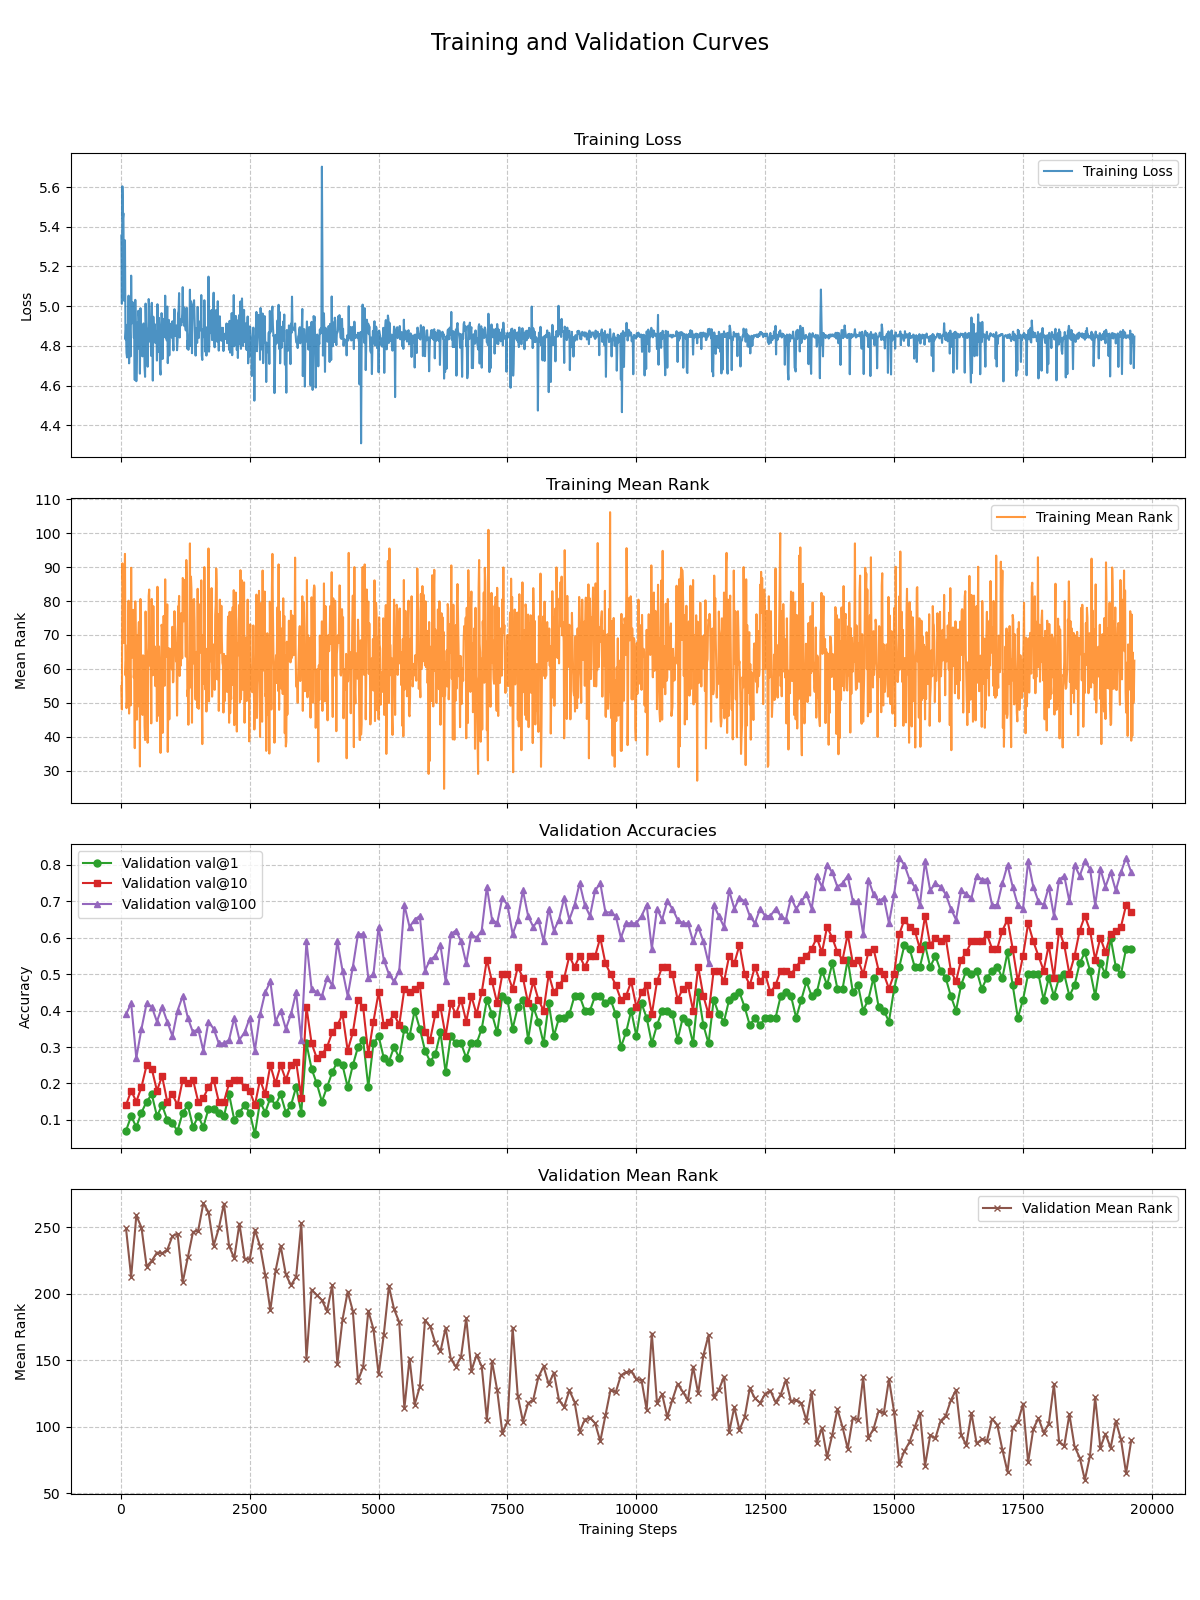

Source code (Python):
#!/usr/bin/env python3
import re
import matplotlib.pyplot as plt
import argparse
import numpy as np

def parse_log_file(log_file_path):
    """
    Parses the training log file to extract metrics.
    """
    train_steps_list, train_losses_list, train_mean_ranks_list = [], [], []
    val_steps_list, val_acc1_list, val_acc10_list, val_acc100_list, val_mean_ranks_list = [], [], [], [], []

    # Regex for numeric training lines: e.g., " 12680 | loss 4.839 | mean-rank 50.8"
    train_numeric_pattern = re.compile(r"^\s*(\d+)\s*\|\s*loss\s*([nanINF\d.-]+)\s*\|\s*mean-rank\s*([nanINF\d.-]+)")
    # Regex for N/A training lines: e.g., " 12710 | loss N/A | mean-rank N/A (...)"
    train_na_pattern = re.compile(r"^\s*(\d+)\s*\|\s*loss N/A\s*\|\s*mean-rank N/A.*")
    # Regex for validation summary: e.g., "└─ val@1 0.380 | val@10 0.470 | val@100 0.680 | mean_rank 118.2"
    val_summary_pattern = re.compile(r"└─ val@1\s*([nanINF\d.-]+)\s*\|\s*val@10\s*([nanINF\d.-]+)\s*\|\s*val@100\s*([nanINF\d.-]+)\s*\|\s*mean_rank\s*([nanINF\d.-]+)")

    current_step_for_val = None # Stores the step number to associate with a validation block

    with open(log_file_path, 'r', encoding='utf-8') as f:
        for line_num, line_content in enumerate(f, 1):
            line = line_content.strip()

            # Try matching numeric training log line
            match_train_numeric = train_numeric_pattern.match(line)
            if match_train_numeric:
                step = int(match_train_numeric.group(1))
                current_step_for_val = step # This step might precede a validation block
                try:
                    loss = float(match_train_numeric.group(2))
                    mean_rank = float(match_train_numeric.group(3))
                    train_steps_list.append(step)
                    train_losses_list.append(loss)
                    train_mean_ranks_list.append(mean_rank)
                except ValueError:
                    print(f"Warning (L{line_num}): Could not parse float from training metrics: '{match_train_numeric.group(2)}' or '{match_train_numeric.group(3)}' in line: {line}")
                continue # Line processed

            # Try matching N/A training log line
            match_train_na = train_na_pattern.match(line)
            if match_train_na:
                step = int(match_train_na.group(1))
                current_step_for_val = step # This step might precede a validation block
                train_steps_list.append(step)
                train_losses_list.append(float('nan')) # Use NaN for plotting gaps
                train_mean_ranks_list.append(float('nan'))
                continue # Line processed

            # Try matching validation summary log line
            match_val_summary = val_summary_pattern.match(line)
            if match_val_summary:
                if current_step_for_val is not None:
                    try:
                        acc1 = float(match_val_summary.group(1))
                        acc10 = float(match_val_summary.group(2))
                        acc100 = float(match_val_summary.group(3))
                        mean_rank_val = float(match_val_summary.group(4))

                        val_steps_list.append(current_step_for_val)
                        val_acc1_list.append(acc1)
                        val_acc10_list.append(acc10)
                        val_acc100_list.append(acc100)
                        val_mean_ranks_list.append(mean_rank_val)
                    except ValueError:
                        print(f"Warning (L{line_num}): Could not parse float from validation metrics: {line}")
                else:
                    # This might happen if the log starts with a validation summary or format is unexpected
                    print(f"Warning (L{line_num}): Found validation summary but no preceding step to link it to: {line}")
                continue # Line processed

    return {
        "train_steps": np.array(train_steps_list, dtype=np.int32),
        "train_losses": np.array(train_losses_list, dtype=np.float32),
        "train_mean_ranks": np.array(train_mean_ranks_list, dtype=np.float32),
        "val_steps": np.array(val_steps_list, dtype=np.int32),
        "val_acc1": np.array(val_acc1_list, dtype=np.float32),
        "val_acc10": np.array(val_acc10_list, dtype=np.float32),
        "val_acc100": np.array(val_acc100_list, dtype=np.float32),
        "val_mean_ranks": np.array(val_mean_ranks_list, dtype=np.float32),
    }

def plot_metrics(data, output_image_path="training_curves.png"):
    """
    Plots the parsed training and validation metrics.
    """
    if data["train_steps"].size == 0 and data["val_steps"].size == 0:
        print("No data found to plot.")
        return

    fig, axs = plt.subplots(4, 1, figsize=(12, 16), sharex=True)
    fig.suptitle('Training and Validation Curves', fontsize=16)

    # Helper to check if data for a specific key is present and not all NaNs
    def has_valid_data(key):
        return data[key].size > 0 and not np.all(np.isnan(data[key]))

    # Plot 1: Training Loss
    if has_valid_data("train_losses"): # Check specific metric
        axs[0].plot(data["train_steps"], data["train_losses"], label="Training Loss", color='tab:blue', alpha=0.8)
    axs[0].set_ylabel("Loss")
    axs[0].set_title("Training Loss")
    axs[0].legend(loc='best')
    axs[0].grid(True, linestyle='--', alpha=0.7)

    # Plot 2: Training Mean Rank
    if has_valid_data("train_mean_ranks"): # Check specific metric
        axs[1].plot(data["train_steps"], data["train_mean_ranks"], label="Training Mean Rank", color='tab:orange', alpha=0.8)
    axs[1].set_ylabel("Mean Rank")
    axs[1].set_title("Training Mean Rank")
    axs[1].legend(loc='best')
    axs[1].grid(True, linestyle='--', alpha=0.7)

    # Plot 3: Validation Accuracies
    plotted_val_acc = False
    if has_valid_data("val_steps"): # Check if there are any validation steps
        if has_valid_data("val_acc1"):
            axs[2].plot(data["val_steps"], data["val_acc1"], label="Validation val@1", color='tab:green', marker='o', linestyle='-', markersize=5)
            plotted_val_acc = True
        if has_valid_data("val_acc10"):
            axs[2].plot(data["val_steps"], data["val_acc10"], label="Validation val@10", color='tab:red', marker='s', linestyle='-', markersize=5)
            plotted_val_acc = True
        if has_valid_data("val_acc100"):
            axs[2].plot(data["val_steps"], data["val_acc100"], label="Validation val@100", color='tab:purple', marker='^', linestyle='-', markersize=5)
            plotted_val_acc = True
    axs[2].set_ylabel("Accuracy")
    axs[2].set_title("Validation Accuracies")
    if plotted_val_acc: # Only show legend if something was plotted
        axs[2].legend(loc='best')
    axs[2].grid(True, linestyle='--', alpha=0.7)

    # Plot 4: Validation Mean Rank
    if has_valid_data("val_steps") and has_valid_data("val_mean_ranks"): # Check specific metric
        axs[3].plot(data["val_steps"], data["val_mean_ranks"], label="Validation Mean Rank", color='tab:brown', marker='x', linestyle='-', markersize=5)
    axs[3].set_ylabel("Mean Rank")
    axs[3].set_title("Validation Mean Rank")
    axs[3].legend(loc='best') # Safe to call legend even if no data, it just won't show
    axs[3].grid(True, linestyle='--', alpha=0.7)

    axs[3].set_xlabel("Training Steps")

    plt.tight_layout(rect=[0, 0.03, 1, 0.95]) # Adjust layout to prevent title/label overlap
    plt.savefig(output_image_path)
    print(f"Plots saved to {output_image_path}")
    plt.show()

if __name__ == "__main__":
    parser = argparse.ArgumentParser(description="Parse a training log file and plot metrics.")
    parser.add_argument("log_file", type=str, help="Path to the training log file.")
    parser.add_argument("--output_image", type=str, default="training_curves.png",
                        help="Filename for the saved plot image (default: training_curves.png).")

    args = parser.parse_args()

    parsed_data = parse_log_file(args.log_file)
    plot_metrics(parsed_data, args.output_image)
